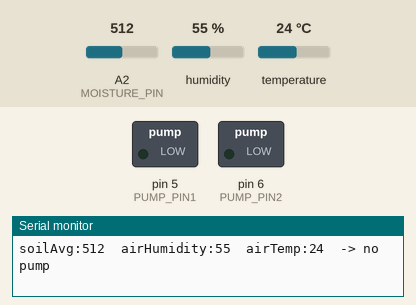
Bench run of a sketch on a simulated Arduino Uno, built with avr-gcc and run on an emulated ATmega328P. On the bench: switched loads named in the sketch (green lamp = pin HIGH), the last lines printed to the serial monitor. Inputs (shaded band) come from the test bench; at power-on: A2 (MOISTURE_PIN) = 512, humidity 55 %, temperature 24 °C.

Above: at 30.5 s.
At 62.1 s:
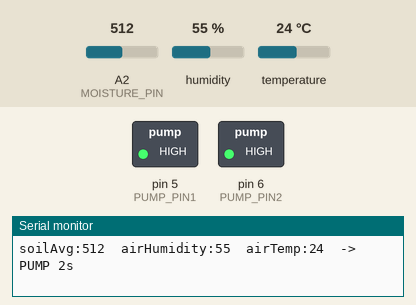
Timing chart, 0 to 81.4 s (numbered marks = the images above):
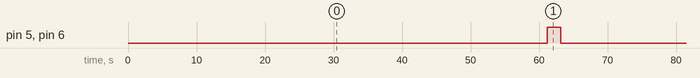

The sketch:

sampleWorkflow.ino
```cpp
#include <DFRobot_DHT11.h>

DFRobot_DHT11 DHT;

// Pins (EcoDuino)
#define MOISTURE_PIN A2
#define DHT11_PIN    9
#define PUMP_PIN1    5
#define PUMP_PIN2    6

// --- Einstellungen (anpassbar) ---
const int   SOIL_DRY_THRESHOLD = 750;   // Rohwert 0..1023: ab hier gilt "zu trocken" (kalibrieren!)
const int   SOIL_WET_THRESHOLD = 850;   // oberhalb davon wird sicher NICHT gepumpt (Hysterese)
const int   SOIL_SAMPLES       = 10;    // Anzahl Messungen für Mittelwert
const int   SOIL_SAMPLE_DELAY  = 50;    // ms zwischen Messungen

const unsigned long PUMP_ON_MS       = 2000;   // "geringe Wassermenge": 2 Sekunden
const unsigned long COOLDOWN_MS      = 60000;  // 60s Sperrzeit nach Pumpen (Schutz vor Dauerpumpen)
const unsigned long LOOP_DELAY_MS    = 2000;   // Hauptloop-Geschwindigkeit

// Klima-Logik (optional, aber sinnvoll)
const int HOT_TEMP_C          = 28;     // ab dieser Temp mehr Bedarf
const int DRY_AIR_HUMIDITY    = 35;     // unter dieser Luftfeuchte mehr Bedarf

// --- interne Variablen ---
unsigned long lastPumpTime = 0;
bool lastStateWasDry = false; // für Hysterese

// Mittelwert Soil
int readSoilAverage() {
  long sum = 0;
  for (int i = 0; i < SOIL_SAMPLES; i++) {
    sum += analogRead(MOISTURE_PIN);
    delay(SOIL_SAMPLE_DELAY);
  }
  return (int)(sum / SOIL_SAMPLES);
}

// Pumpe steuern
void pumpOn() {
  digitalWrite(PUMP_PIN1, HIGH);
  digitalWrite(PUMP_PIN2, HIGH);
}
void pumpOff() {
  digitalWrite(PUMP_PIN1, LOW);
  digitalWrite(PUMP_PIN2, LOW);
}

// Entscheidung: soll gepumpt werden?
bool shouldPump(int soilAvg, int tempC, int airHum) {
  // Cooldown: nach Pumpen erstmal warten
  if (millis() - lastPumpTime < COOLDOWN_MS) return false;

  // Hysterese: verhindert "Flattern" um einen einzigen Schwellwert
  // - wenn vorher nicht trocken: erst pumpen, wenn unter DRY_THRESHOLD
  // - wenn vorher trocken: erst wieder "okay", wenn über WET_THRESHOLD
  if (!lastStateWasDry) {
    if (soilAvg >= SOIL_DRY_THRESHOLD) return false;
  } else {
    if (soilAvg >= SOIL_WET_THRESHOLD) {
      // wieder feucht genug -> Zustand zurücksetzen
      return false;
    }
  }

  // Optional: Klima als Verstärker (bei Hitze oder trockener Luft eher pumpen)
  bool climateSuggestsMoreWater = (tempC >= HOT_TEMP_C) || (airHum > 0 && airHum <= DRY_AIR_HUMIDITY);

  // Boden ist trocken -> grundsätzlich pumpen.
  // Wenn Klima extrem ist, pumpen wir trotzdem nur 2s (kleine Menge), aber wir erlauben es.
  // (Du kannst hier später z.B. PUMP_ON_MS leicht erhöhen.)
  (void)climateSuggestsMoreWater; // aktuell nur informativ
  return true;
}

void setup() {
  Serial.begin(9600);

  pinMode(PUMP_PIN1, OUTPUT);
  pinMode(PUMP_PIN2, OUTPUT);

  // Sicherheit: Start AUS
  pumpOff();
}

void loop() {
  // --- Sensoren lesen ---
  int soilAvg = readSoilAverage();

  DHT.read(DHT11_PIN);
  int airHum  = DHT.humidity;     // 0..100 (bei Fehlern manchmal 0)
  int tempC   = DHT.temperature;  // °C

  // --- Diagnoseausgabe ---
  Serial.print("soilAvg:");
  Serial.print(soilAvg);
  Serial.print("\tairHumidity:");
  Serial.print(airHum);
  Serial.print("\tairTemp:");
  Serial.print(tempC);

  // --- Entscheidung ---
  bool pump = shouldPump(soilAvg, tempC, airHum);

  if (pump) {
    Serial.print("\t-> PUMP 2s");
    pumpOn();
    delay(PUMP_ON_MS);
    pumpOff();

    lastPumpTime = millis();
    lastStateWasDry = true; // wir waren trocken und haben reagiert
  } else {
    Serial.print("\t-> no pump");
    // Zustand trocken/nicht trocken anhand Hysterese updaten:
    // Wenn deutlich feucht, setzen wir zurück
    if (soilAvg >= SOIL_WET_THRESHOLD) lastStateWasDry = false;
  }

  Serial.println();
  delay(LOOP_DELAY_MS);
}
```

Measured:
- by itself, pin 5 (PUMP_PIN1), pin 6 (PUMP_PIN2): alternates HIGH for 2.0 s and LOW for 60.7 s
